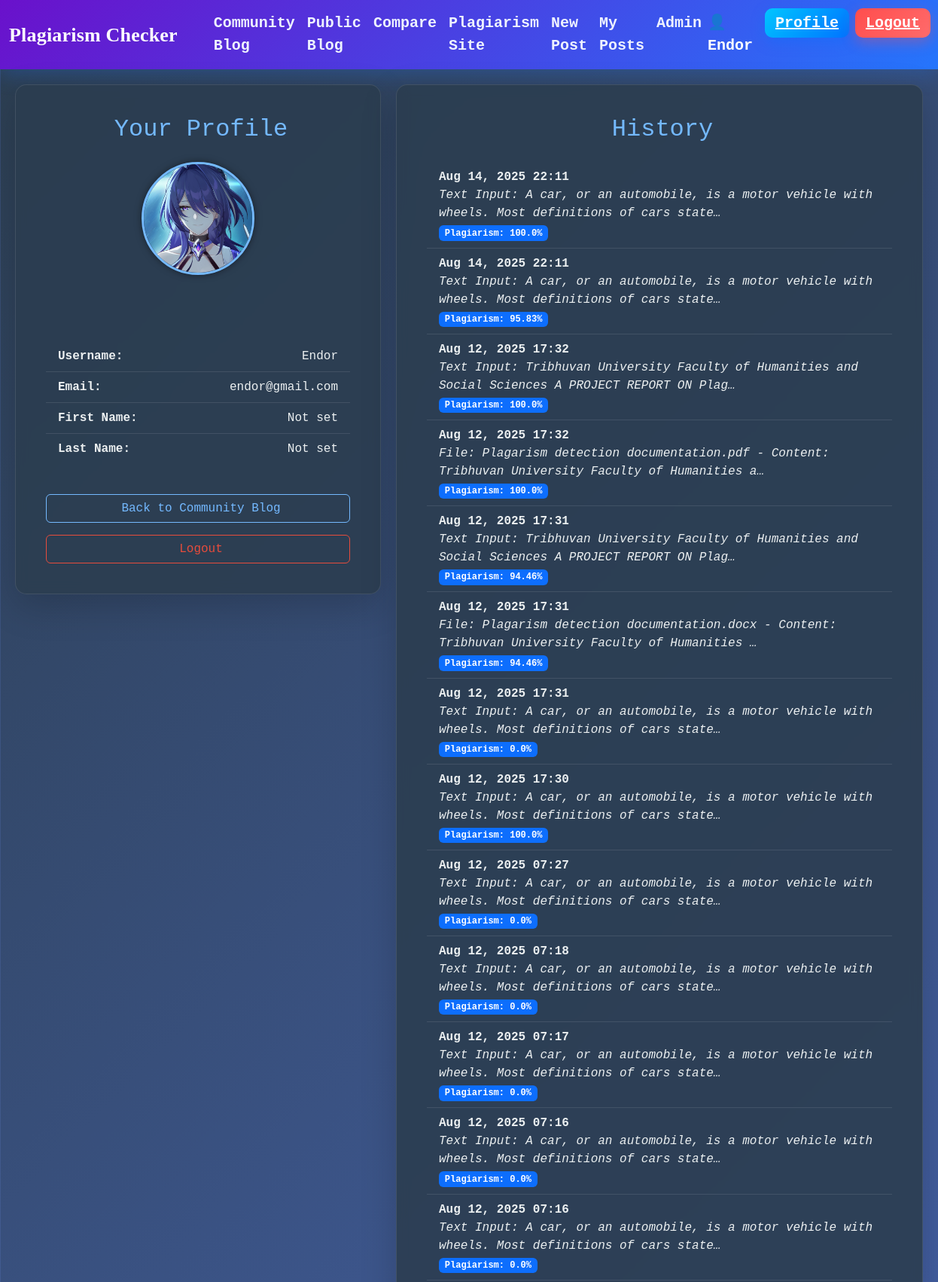
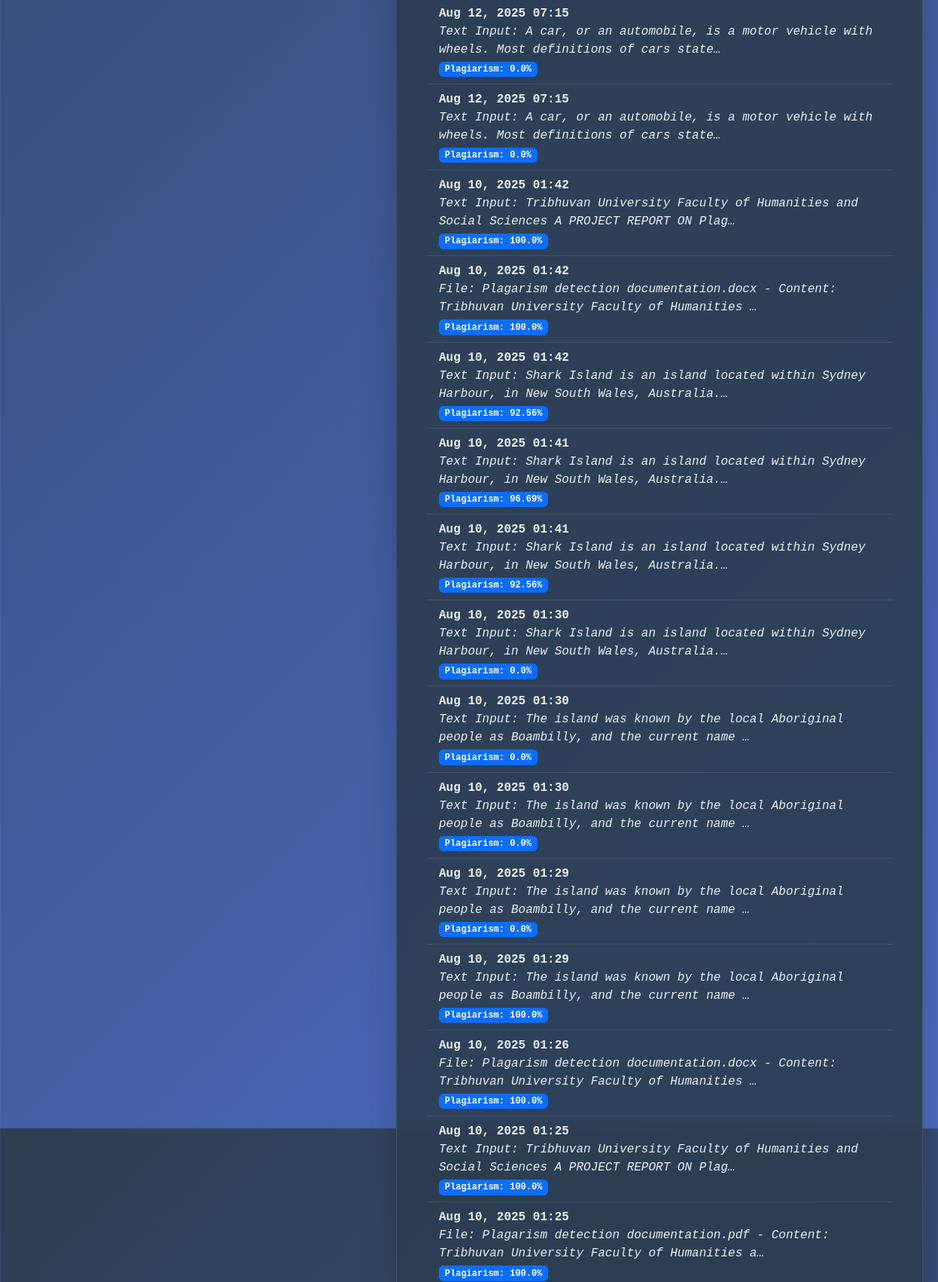
Screenshot of /profile/ (signed in, upper part) with the database file from the repository (2 pictures, top to bottom).
### plagiarismchecker/models.py (models this page shows, shortened)
class CustomUser(AbstractUser):
    email = models.EmailField(unique=True, blank=False, null=False)
    first_name = models.CharField(max_length=30, blank=False, null=False)
    last_name = models.CharField(max_length=30, blank=False, null=False)
    profile_picture = models.ImageField(upload_to='profile_pics/', blank=True, null=True)
    groups = models.ManyToManyField(
        Group,
        verbose_name=('groups'),
        blank=True,
        help_text=(
            'The groups this user belongs to. A user will get all permissions '
            'granted to each of their groups.'
        ),
        related_name="plagiarismchecker_customuser_groups", # Unique related_name for groups
        related_query_name="plagiarismchecker_customuser",
    )
    user_permissions = models.ManyToManyField(
        Permission,
        verbose_name=('user permissions'),
        blank=True,
        help_text=('Specific permissions for this user.'),
        related_name="plagiarismchecker_customuser_user_permissions", # Unique related_name for user_permissions
        related_query_name="plagiarismchecker_customuser_permission",
    )

class PlagiarismHistory(models.Model):
    user = models.ForeignKey(settings.AUTH_USER_MODEL, on_delete=models.CASCADE)
    query_text = models.TextField()
    result_percentage = models.FloatField()
    checked_at = models.DateTimeField(auto_now_add=True)

### plagiarismchecker/views.py (the view)
# urls.py: path('profile/', views.profile_view, name='profile'),
@login_required
def profile_view(request):
    user = request.user
    history = PlagiarismHistory.objects.filter(user=user).order_by('-checked_at')
    if request.method == 'POST':
        pic_form = ProfilePictureForm(request.POST, request.FILES, instance=user)
        if pic_form.is_valid():
            pic_form.save()
            messages.success(request, 'Your profile picture was successfully updated!')
            return redirect('profile') # Redirect to refresh the page and show new pic
        else:
            for field, errors in pic_form.errors.items():
                for error in errors:
                    messages.error(request, f"Profile Picture Error: {error}")
    else:
        pic_form = ProfilePictureForm(instance=user)
    current_messages = messages.get_messages(request)
    context = {
        'user': user,
        'history': history,
        'pic_form': pic_form, # Pass the form instance to the template
        'messages': current_messages, # Pass messages for display
    }
    return render(request, 'registration/profile_view.html', context)

### plagiarismchecker/templates/registration/profile_view.html (shortened to what this page needs)
{% extends "pc/base.html" %}
{% load static %}
{% block content %}
<div class="profile-page-wrapper">
    <div class="card profile-card shadow-lg p-4">
        <div class="card-body text-center">
            <h2 class="card-title mb-4 text-primary">
                 Your Profile
            </h2>
            <div class="d-flex justify-content-center mb-4">
                <div class="profile-pic-container" onclick="document.getElementById('id_profile_picture').click();">
                    <img src="{% if user.profile_picture %}{{ user.profile_picture.url }}{% else %}{% static 'pc/images/user.png' %}{% endif %}" alt="Profile Picture" class="profile-pic">
                </div>
            </div>
            <form method="post" enctype="multipart/form-data" id="profile-picture-form">
            </form>
            <div class="list-group list-group-flush mb-4">
                <div class="list-group-item d-flex justify-content-between align-items-center">
                    <strong>Username:</strong>
                    <span>{{ user.username }}</span>
                </div>
                <div class="list-group-item d-flex justify-content-between align-items-center">
                    <strong>Email:</strong>
                    <span>{{ user.email|default:"No email provided" }}</span>
                </div>
                <div class="list-group-item d-flex justify-content-between align-items-center">
                    <strong>First Name:</strong>
                    <span>{{ user.first_name|default:"Not set" }}</span>
                </div>
                <div class="list-group-item d-flex justify-content-between align-items-center">
                    <strong>Last Name:</strong>
                    <span>{{ user.last_name|default:"Not set" }}</span>
                </div>
            </div>
            <a href="{% url 'blog_list' %}" class="btn btn-outline-secondary mt-3 w-100">
                 Back to Community Blog
            </a>
            <a href="{% url 'logout' %}" class="btn btn-outline-danger mt-3 w-100">
                 Logout
            </a>
        </div>
    </div>
<div class="card profile-card shadow-lg p-4 history-card">
    <div class="card-body text-center">
        <h2 class="card-title mb-4 text-primary">
             History
        </h2>
        {% if history %}
            <ul class="list-group list-group-flush text-start">
                {% for item in history %}
                    <li class="list-group-item">
                        <strong>{{ item.checked_at|date:"M d, Y H:i" }}</strong><br>
                        <em>{{ item.query_text|truncatechars:100 }}</em><br>
                        <span class="badge bg-primary mt-1">Plagiarism: {{ item.result_percentage }}%</span>
                    </li>
                {% endfor %}
            </ul>
        {% else %}
            <p class="text-muted">No plagiarism checks yet.</p>
        {% endif %}
    </div>
</div>
</div>
{% endblock %}

### plagiarismchecker/templates/pc/base.html (shortened to what this page needs)
{% load static %}
<!DOCTYPE html>
<html lang="en">
<head>
    <link href="https://cdn.jsdelivr.net/npm/bootstrap@5.3.0/dist/css/bootstrap.min.css" rel="stylesheet" />
    <link rel="stylesheet" href="https://cdnjs.cloudflare.com/ajax/libs/font-awesome/6.0.0-beta3/css/all.min.css" />
    <link href="{% static 'pc/styles.css' %}" rel="stylesheet" />
</head>
<body>
    <nav class="navbar navbar-expand-lg navbar-dark app-navbar">
      <div class="container-fluid">
        <a class="navbar-brand fw-bold" href="{% url 'blog_list' %}">Plagiarism Checker</a>
        <div class="collapse navbar-collapse" id="mainNavbar">
          <ul class="navbar-nav me-auto mb-2 mb-lg-0">
            <li class="nav-item"><a class="nav-link" href="{% url 'blog_list' %}">Community Blog</a></li>
            <li class="nav-item"><a class="nav-link" href="{% url 'public_blog_list' %}">Public Blog</a></li>
            <li class="nav-item"><a class="nav-link" href="{% url 'blog_compare' %}">Compare</a></li>
            <li class="nav-item"><a class="nav-link" href="{% url 'webpage' %}">Plagiarism Site</a></li>
            {% if user.is_authenticated %}
              <li class="nav-item"><a class="nav-link" href="{% url 'blog_create' %}">New Post</a></li>
              <li class="nav-item"><a class="nav-link" href="{% url 'blog_my_posts' %}">My Posts</a></li>
              {% if user.is_staff %}
                <li class="nav-item"><a class="nav-link" href="{% url 'blog_admin' %}">Admin</a></li>
              {% endif %}
            {% endif %}
          </ul>
          <ul class="navbar-nav ms-auto mb-2 mb-lg-0">
            {% if user.is_authenticated %}
              <li class="nav-item d-flex align-items-center me-3" style="color:#ffffff; font-weight:700;">👤 {{ user.username }}</li>
              <li class="nav-item"><a class="nav-btn nav-btn-secondary me-2" href="{% url 'profile' %}">Profile</a></li>
              <li class="nav-item"><a class="nav-btn nav-btn-danger" href="{% url 'logout' %}">Logout</a></li>
            {% else %}
              <li class="nav-item"><a class="nav-btn me-2" href="{% url 'login' %}">Login</a></li>
              <li class="nav-item"><a class="nav-btn nav-btn-secondary" href="{% url 'signup' %}">Sign up</a></li>
            {% endif %}
          </ul>
        </div>
      </div>
    </nav>
    {% block content %}
    {% endblock %}
</body>
</html>

### plagiarismchecker/static/pc/styles.css (style rules this page uses)
body { overflow: hidden; overflow-x: hidden; overflow-y: scroll; font-family: 'Roboto Mono', monospace; height: 100%; background-color: rgb(227, 242, 255); }
.navbar-brand { font-family: 'Sansita Swashed', cursive; font-size: 26px; margin-right: 40px; }
.navbar-nav { font-size: 20px; }
form { padding-top: 20px; }

### plagiarismchecker/templates/pc/base.html (style rules this page uses)
.app-navbar { background: linear-gradient(135deg, #6a11cb, #2575fc); box-shadow: 0 8px 24px rgba(37, 117, 252, 0.25); }
.app-navbar .navbar-brand { color: #ffffff !important; font-weight: 800; letter-spacing: 0.2px; }
.app-navbar .nav-link { color: #eef2ff !important; font-weight: 600; position: relative; transition: color 0.2s ease; }
.app-navbar .nav-link::after { content: ''; position: absolute; left: 0; bottom: -6px; width: 0; height: 2px; background: #ffffff; transition: width 0.25s ease; }
.nav-btn { background: linear-gradient(135deg, #ff7eb3, #ff758c); color: #ffffff !important; border: none; font-weight: 700; border-radius: 10px; padding: 8px 14px; box-shadow: 0 6px 18px rgba(255, 117, 140, 0.35); }
.nav-btn-danger { background: linear-gradient(135deg, #ff4d4d, #ff6b6b); color: #ffffff !important; box-shadow: 0 6px 18px rgba(255, 77, 77, 0.35); }
.nav-btn-secondary { background: linear-gradient(135deg, #00c6ff, #0072ff); color: #ffffff !important; box-shadow: 0 6px 18px rgba(0, 114, 255, 0.35); }

### plagiarismchecker/templates/registration/profile_view.html (style rules this page uses)
body { background: linear-gradient(135deg, #2c3e50, #4a69bd, #6a89cc); background-size: 400% 400%; animation: gradientAnimation 15s ease infinite; color: #ecf0f1; }
.profile-card { border-radius: 15px; background-color: rgba(44, 62, 80, 0.9); backdrop-filter: blur(8px); border: 1px solid rgba(255, 255, 255, 0.1); transform: translateY(0); transition: transform 0.3s ease-in-out; color: #ecf0f1; }
.card-title.text-primary { color: #74b9ff !important; }
.card-text, p, .list-group-item { color: #ecf0f1; background-color: transparent; }
.list-group-item { border-color: rgba(255, 255, 255, 0.1); }
.profile-pic-container { width: 150px; height: 150px; border-radius: 50%; overflow: hidden; border: 3px solid #74b9ff; box-shadow: 0 0 10px rgba(0, 0, 0, 0.5); margin-bottom: 20px; transition: transform 0.3s ease-in-out; cursor: pointer; }
.profile-pic { width: 100%; height: 100%; object-fit: cover; }
.btn-outline-danger { color: #e74c3c; border-color: #e74c3c; transition: all 0.3s ease-in-out; }
.btn-outline-secondary { color: #74b9ff; border-color: #74b9ff; transition: all 0.3s ease-in-out; margin-top: 15px; }
.profile-page-wrapper { width: 100%; min-height: 100vh; display: flex; flex-direction: row; flex-wrap: wrap; justify-content: center; align-items: flex-start; gap: 20px; padding: 20px; box-sizing: border-box; }
.profile-page-wrapper .profile-card { flex: 1; min-width: 300px; max-width: 500px; }
.profile-page-wrapper .history-card { flex: 2; max-width: 700px; min-width: 350px; }

### rows the page displays
CustomUser: username "Endor", profile_picture (picture), email "endor@gmail.com", first_name "Not set", last_name "Not set"
PlagiarismHistory: checked_at "Aug 14, 2025 22:11", query_text "Text Input: A car, or an automobile, is a motor vehicle with wheels. Most definitions of cars state…", result_percentage "100.0"
PlagiarismHistory: checked_at "Aug 14, 2025 22:11", query_text "Text Input: A car, or an automobile, is a motor vehicle with wheels. Most definitions of cars state…", result_percentage "95.83"
PlagiarismHistory: checked_at "Aug 12, 2025 17:32", query_text "Text Input: Tribhuvan University Faculty of Humanities and Social Sciences A PROJECT REPORT ON Plag…", result_percentage "100.0"
PlagiarismHistory: checked_at "Aug 12, 2025 17:32", query_text "File: Plagarism detection documentation.pdf - Content: Tribhuvan University Faculty of Humanities a…", result_percentage "100.0"
PlagiarismHistory: checked_at "Aug 12, 2025 17:31", query_text "Text Input: Tribhuvan University Faculty of Humanities and Social Sciences A PROJECT REPORT ON Plag…", result_percentage "94.46"
PlagiarismHistory: checked_at "Aug 12, 2025 17:31", query_text "File: Plagarism detection documentation.docx - Content: Tribhuvan University Faculty of Humanities …", result_percentage "94.46"
PlagiarismHistory: checked_at "Aug 12, 2025 17:31", query_text "Text Input: A car, or an automobile, is a motor vehicle with wheels. Most definitions of cars state…", result_percentage "0.0"
PlagiarismHistory: checked_at "Aug 12, 2025 17:30", query_text "Text Input: A car, or an automobile, is a motor vehicle with wheels. Most definitions of cars state…", result_percentage "100.0"
PlagiarismHistory: checked_at "Aug 12, 2025 07:27", query_text "Text Input: A car, or an automobile, is a motor vehicle with wheels. Most definitions of cars state…", result_percentage "0.0"
PlagiarismHistory: checked_at "Aug 12, 2025 07:18", query_text "Text Input: A car, or an automobile, is a motor vehicle with wheels. Most definitions of cars state…", result_percentage "0.0"
PlagiarismHistory: checked_at "Aug 12, 2025 07:17", query_text "Text Input: A car, or an automobile, is a motor vehicle with wheels. Most definitions of cars state…", result_percentage "0.0"
PlagiarismHistory: checked_at "Aug 12, 2025 07:16", query_text "Text Input: A car, or an automobile, is a motor vehicle with wheels. Most definitions of cars state…", result_percentage "0.0"
PlagiarismHistory: checked_at "Aug 12, 2025 07:16", query_text "Text Input: A car, or an automobile, is a motor vehicle with wheels. Most definitions of cars state…", result_percentage "0.0"
PlagiarismHistory: checked_at "Aug 12, 2025 07:15", query_text "Text Input: A car, or an automobile, is a motor vehicle with wheels. Most definitions of cars state…", result_percentage "0.0"
PlagiarismHistory: checked_at "Aug 12, 2025 07:15", query_text "Text Input: A car, or an automobile, is a motor vehicle with wheels. Most definitions of cars state…", result_percentage "0.0"
PlagiarismHistory: checked_at "Aug 10, 2025 01:42", query_text "Text Input: Tribhuvan University Faculty of Humanities and Social Sciences A PROJECT REPORT ON Plag…", result_percentage "100.0"
PlagiarismHistory: checked_at "Aug 10, 2025 01:42", query_text "File: Plagarism detection documentation.docx - Content: Tribhuvan University Faculty of Humanities …", result_percentage "100.0"
PlagiarismHistory: checked_at "Aug 10, 2025 01:42", query_text "Text Input: Shark Island is an island located within Sydney Harbour, in New South Wales, Australia.…", result_percentage "92.56"
PlagiarismHistory: checked_at "Aug 10, 2025 01:41", query_text "Text Input: Shark Island is an island located within Sydney Harbour, in New South Wales, Australia.…", result_percentage "96.69"
PlagiarismHistory: checked_at "Aug 10, 2025 01:41", query_text "Text Input: Shark Island is an island located within Sydney Harbour, in New South Wales, Australia.…", result_percentage "92.56"
PlagiarismHistory: checked_at "Aug 10, 2025 01:30", query_text "Text Input: Shark Island is an island located within Sydney Harbour, in New South Wales, Australia.…", result_percentage "0.0"
PlagiarismHistory: checked_at "Aug 10, 2025 01:30", query_text "Text Input: The island was known by the local Aboriginal people as Boambilly, and the current name …", result_percentage "0.0"
PlagiarismHistory: checked_at "Aug 10, 2025 01:30", query_text "Text Input: The island was known by the local Aboriginal people as Boambilly, and the current name …", result_percentage "0.0"
PlagiarismHistory: checked_at "Aug 10, 2025 01:29", query_text "Text Input: The island was known by the local Aboriginal people as Boambilly, and the current name …", result_percentage "0.0"
PlagiarismHistory: checked_at "Aug 10, 2025 01:29", query_text "Text Input: The island was known by the local Aboriginal people as Boambilly, and the current name …", result_percentage "100.0"
PlagiarismHistory: checked_at "Aug 10, 2025 01:26", query_text "File: Plagarism detection documentation.docx - Content: Tribhuvan University Faculty of Humanities …", result_percentage "100.0"
PlagiarismHistory: checked_at "Aug 10, 2025 01:25", query_text "Text Input: Tribhuvan University Faculty of Humanities and Social Sciences A PROJECT REPORT ON Plag…", result_percentage "100.0"
PlagiarismHistory: checked_at "Aug 10, 2025 01:25", query_text "File: Plagarism detection documentation.pdf - Content: Tribhuvan University Faculty of Humanities a…", result_percentage "100.0"
